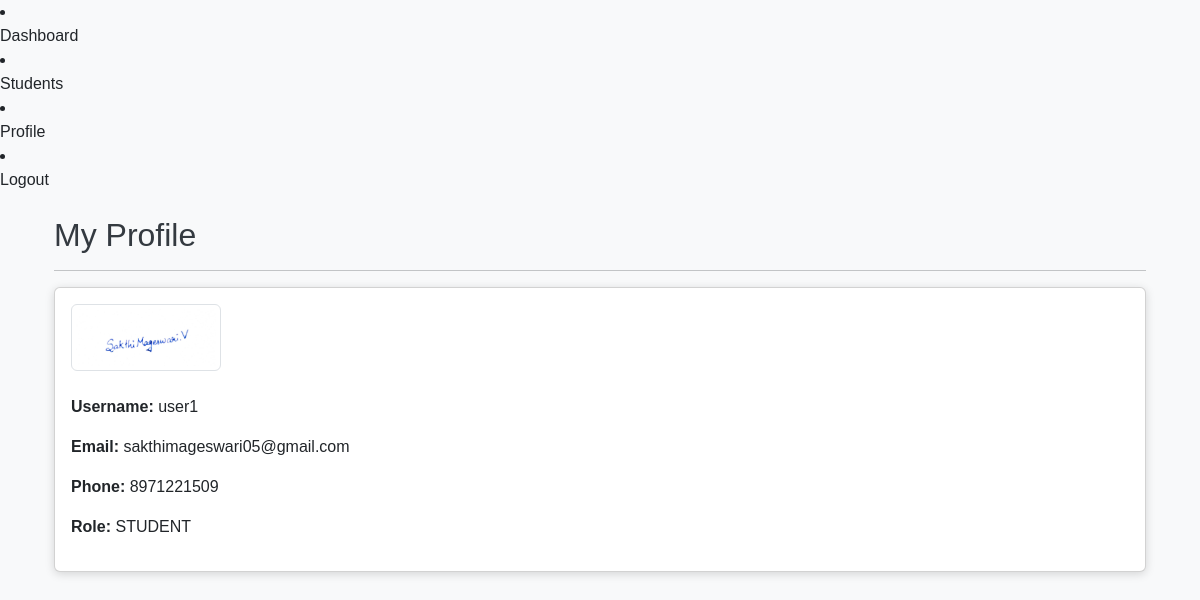
The app's page /accounts/profile/ (signed in) with its own data.
### accounts/models.py (models this page shows, shortened)
class CustomUser(AbstractUser):
    ROLE_CHOICES=(
        ('ADMIN','Admin'),
        ('STUDENT','Student'),
        ('TEACHER','Teacher')
    )
    phone=models.CharField(max_length=20,blank=True)
    profile_picture=models.ImageField(upload_to='profile_pictures',blank=True,null=True)
    role=models.CharField(max_length=20,choices=ROLE_CHOICES,default='STUDENT')

### accounts/views.py (the view)
# urls.py: path("profile/", ProfileView.as_view(), name="profile"),
class ProfileView(LoginRequiredMixin, TemplateView):
    template_name = "registration/profile.html"

### templates/registration/profile.html (shortened to what this page needs)
{% extends 'base.html' %}
{% block content %}
<div class="container mt-4">
<h2>My Profile</h2>
<hr>
<div class="card">
<div class="card-body">
{% if user.profile_picture %}
<img src="{{ user.profile_picture.url }}"
width="150"
class="img-thumbnail mb-3">
{% endif %}
<p>
<strong>Username:</strong>
{{ user.username }}
</p>
<p>
<strong>Email:</strong>
{{ user.email }}
</p>
<p>
<strong>Phone:</strong>
{{ user.phone }}
</p>
<p>
<strong>Role:</strong>
{{ user.role }}
</p>
</div>
</div>
</div>
{% endblock %}

### static/css/style.css (style rules this page uses)
body { background-color: #f8f9fa; font-family: Arial, sans-serif; }
h1,h2,h3 { color: #343a40; }
.card { box-shadow: 0 2px 10px rgba(0,0,0,0.15); }

### records on screen
CustomUser: profile_picture (picture), username "user1", email "sakthimageswari05@gmail.com", phone "8971221509", role "STUDENT"
